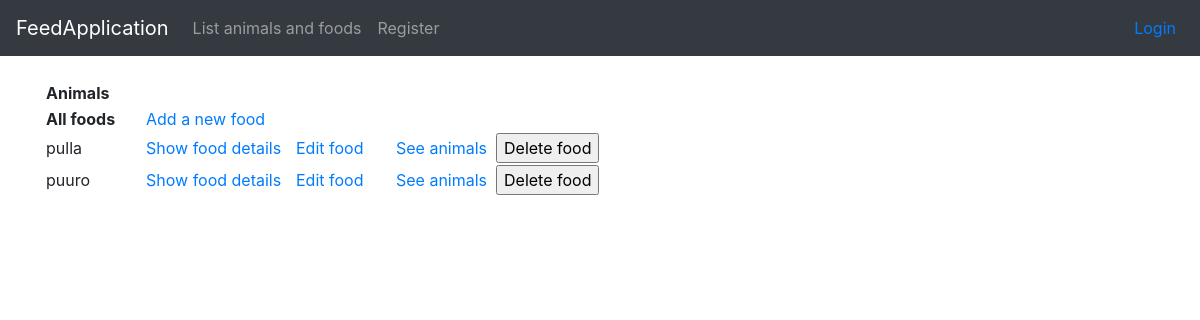
Page /animals/ on the earlier database version.
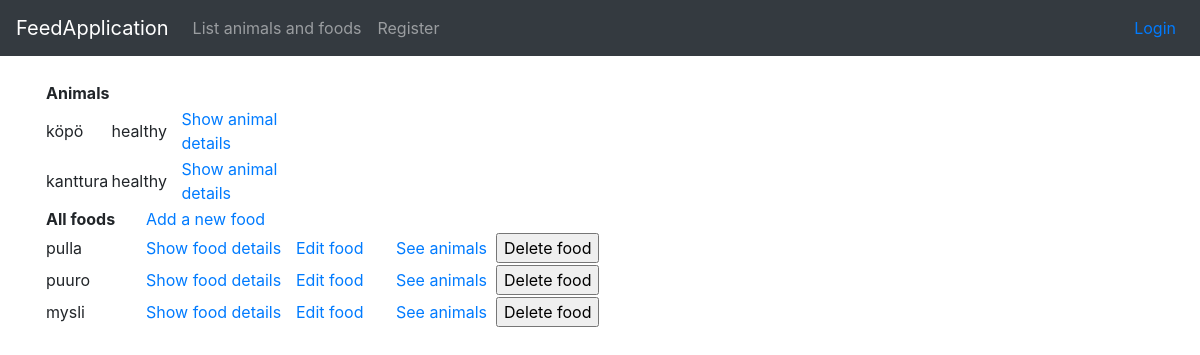
Same page on the later database version.
### application/animals/models.py (models this page shows, shortened)
class Food(Base):
    name = db.Column(db.String(144), unique=True, nullable = False) #unique lisätty
    animals = db.relationship("Animal", secondary=animals_foods, back_populates='foods', lazy='dynamic')
    price = db.Column(db.Integer, nullable = True)

class Animal(Base):
    name = db.Column(db.String(144), nullable=False)
    account_id = db.Column(db.Integer, db.ForeignKey('account.id'),
                           nullable=False)
    user = db.relationship("User", backref='animal', lazy=True)
    foods = db.relationship("Food", secondary=animals_foods, back_populates='animals', lazy='dynamic')
    sick = db.Column(db.Boolean, nullable=False)

### application/animals/views.py (the view)
@app.route("/animals/", methods=["GET"])
def animals_index():
    return render_template("animals/list.html", animals = Animal.query.all(), foods = Food.query.all())

### application/templates/animals/list.html (shortened to what this page needs)
{% extends "layout.html" %}
{% block body %}
  <table>
    <tr>
      <td><b>Animals</b></td>
      <td></td>
      <td></td>
    </tr>
    <tr>
      {% for animal in animals %}
      <td style="width:50px">{{ animal.name }}</td>
      {% if animal.sick == True %}
      <td style="width:70px">sick</td>
      {% else %}
      <td style="width:70px">healthy</td>
      {% endif %}
      <td style="width:150px"><a href="{{ url_for('animals_show_animal', animal_id=animal.id) }}">Show animal details</a></td>
    </tr>
    {% endfor %}
  </table>
  <table>
    <tr>
      <td style="width:100px"><b>All foods</b></td>
      <td style="width:150px"><a href="{{ url_for('new_food_form') }}">Add a new food</a></td>
    </tr>
      {% for food in foods %}
        <tr><td>{{ food.name }}</td>
          <td style="width:150px"><a href="{{ url_for('show_food', food_id=food.id)}}">Show food details</a></td>
          <td style="width:100px"><a href="{{ url_for('show_update_food', food_id=food.id)}}">Edit food</a></td>
          <td style="width:100px"><a href="{{ url_for('show_animals_per_food', food_id=food.id)}}">See animals</a></td>
          <td><form method="GET" action="{{ url_for('foods_delete', food_id=food.id) }}">
            <input type="submit" value="Delete food"/></form></td>
        </tr>
      {% endfor %}
  </table>
{% endblock %}

### application/templates/layout.html (shortened to what this page needs)
<!DOCTYPE html>
<html>
  <head>
    <link rel="stylesheet" href="https://maxcdn.bootstrapcdn.com/bootstrap/4.0.0/css/bootstrap.min.css">
  </head>
  <body>
    <nav class="navbar navbar-expand-md navbar-dark bg-dark mb-4">
      <a class="navbar-brand" href="#">FeedApplication</a>
<div class="collapse navbar-collapse" id="navbarCollapse">
        <ul class="navbar-nav mr-auto">
          <li class="nav-item">
            <a class="nav-link" href="{{ url_for('animals_index') }} ">List animals and foods</a>
          </li>
          <li class="nav-item">
            <a class="nav-link" href="{{ url_for('animals_userform') }} ">Register</a>
          </li>
        </ul>
        <div class="form-inline mt-2 mt-md-0 px-2">
          {% if current_user.is_authenticated %}
            <div class="px-2"><a href="{{ url_for('current_animals') }} ">Info for current user</a></div>
            <div class="px-2"></div><a href="{{ url_for('animals_form') }} ">Add an animal</a></div>
            <div class="px-2"><a href="{{ url_for('auth_logout') }}">Hello {{ current_user.name }} -- Logout</a></div>
	        {% else %}
	        <a href="{{ url_for('auth_login') }}">Login</a>
	        {% endif %}
        </div>
  </div>
    </nav>
    <main role="main" class="container">
    {% block body %}{% endblock %}
    </main>
  </body>
</html>

Differences in the rows shown:
added Animal: name "köpö", sick "healthy"
added Animal: name "kanttura", sick "healthy"
added Food: name "mysli"
